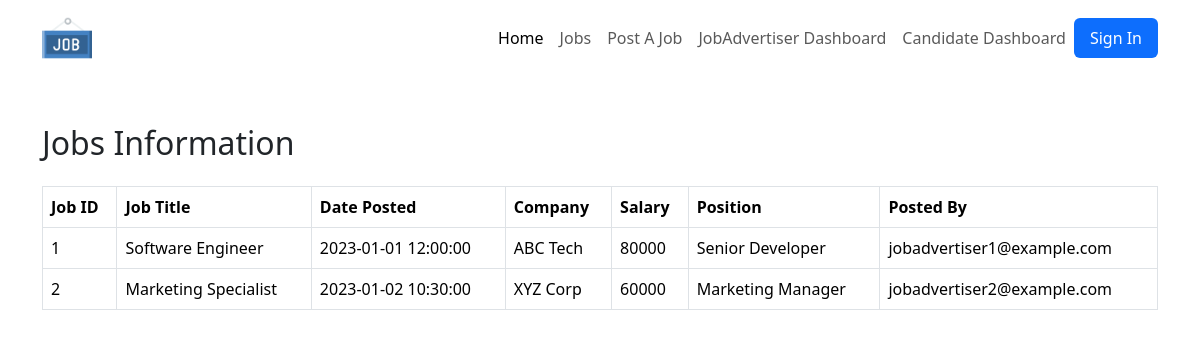
The page /frontend/jobs.php on the database its author committed.
### tables this page shows
CREATE TABLE JOBS(
    JobId INT AUTO_INCREMENT PRIMARY KEY,
    JobTitle varchar(100) not null,
    dateposted DATETIME NOT NULL,
    company varchar(50) not null,
    salary int not null,
    position varchar(50) not null,
    postedBy varchar(50),
    jobStatus varchar(20),
    FOREIGN KEY (postedBy) REFERENCES JOBADVERTISER(Email)
);

### frontend/jobs.php (the view, shortened to what this page needs)
<?php
include('./inc/header.php');
include('../backend/config/database.php');
$sql = "SELECT * FROM JOBS";
$result = $conn->query($sql);
?>
<div class="container mt-5">
    <h2 class="mb-4">Jobs Information</h2>
    <table class="table table-bordered">
        <thead>
            <tr>
                <th>Job ID</th>
                <th>Job Title</th>
                <th>Date Posted</th>
                <th>Company</th>
                <th>Salary</th>
                <th>Position</th>
                <th>Posted By</th>
            </tr>
        </thead>
        <tbody>
            <?php
            if ($result->num_rows > 0) {
                while ($row = $result->fetch_assoc()) {
                    echo "<tr>";
                    echo "<td>{$row['JobId']}</td>";
                    echo "<td>{$row['JobTitle']}</td>";
                    echo "<td>{$row['dateposted']}</td>";
                    echo "<td>{$row['company']}</td>";
                    echo "<td>{$row['salary']}</td>";
                    echo "<td>{$row['position']}</td>";
                    echo "<td>{$row['postedBy']}</td>";
                    echo "</tr>";
                }
            } else {
                echo "<tr><td colspan='7'>No jobs found</td></tr>";
            }
            ?>
        </tbody>
    </table>
</div>
</body>
</html>

### frontend/inc/header.php (shortened to what this page needs)
<!DOCTYPE html>
<html lang="en">
<head>
    <link rel="stylesheet" href="./css/index.css">
    <link href="https://cdn.jsdelivr.net/npm/bootstrap@5.3.2/dist/css/bootstrap.min.css" rel="stylesheet">
</head>
<body class="">
    <nav class="navbar navbar-expand-lg">
        <div class="container">
            <a class="navbar-brand" href="/varsity/project/Job-Applicant-Tracking-System/frontend/">
                <img class="img-fluid logo-img" src="./assets/navIcon.png" alt="nav icon" style="width: 50px; height: 50px;">
            </a>
            <div class="collapse navbar-collapse" id="navbarSupportedContent">
                <ul class="navbar-nav ms-auto mb-2 mb-lg-0">
                    <li class="nav-item">
                        <a class="nav-link active" aria-current="page" href="/varsity/project/Job-Applicant-Tracking-System/frontend/">Home</a>
                    </li>
                    <li class="nav-item">
                        <a class="nav-link" href="/varsity/project/Job-Applicant-Tracking-System/frontend/jobs.php">Jobs</a>
                    </li>
                    <li class="nav-item">
                        <a class="nav-link" href="#">Post A Job</a>
                    </li>
                    <li class="nav-item">
                        <a class="nav-link" href="#">JobAdvertiser Dashboard</a>
                    </li>
                    <li class="nav-item">
                        <a class="nav-link" href="#">Candidate Dashboard</a>
                    </li>
                    <li class="nav-item bg-primary rounded px-2">
                        <a class="nav-link text-white" href="#">Sign In</a>
                    </li>
                </ul>
            </div>
        </div>
    </nav>

### rows shown on the page
jobs: JobId "1", JobTitle "Software Engineer", dateposted "2023-01-01 12:00:00", company "ABC Tech", salary "80000", position "Senior Developer", postedBy "jobadvertiser1@example.com"
jobs: JobId "2", JobTitle "Marketing Specialist", dateposted "2023-01-02 10:30:00", company "XYZ Corp", salary "60000", position "Marketing Manager", postedBy "jobadvertiser2@example.com"
